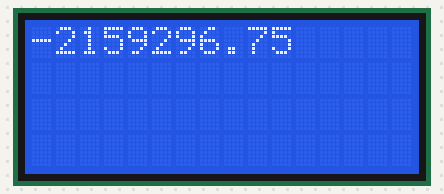
A program run on a simulated Arduino Uno, built with avr-gcc and run on an emulated ATmega328P. On the bench: 16×4 character LCD. What the program prints to the serial monitor is not drawn.

Above: at 0.22 s.

The program:

main.cpp
```cpp
#include <Arduino.h>
#include <Wire.h>
#include <LiquidCrystal.h>
#include <AltSoftSerial.h>


// #define   CONTRAST_PIN   9
#define   BACKLIGHT_PIN  7
#define RxD 8
#define TxD 9
// #define   CONTRAST       110
LiquidCrystal lcd(12, 11, 5, 4, 3, 2);
AltSoftSerial altSerial;
String s1;
String s2;

typedef union{
  float fp;
  byte binary[4];
} binaryFloat;

void getSensorsData(){
  s1 ="";
  s2 ="";
  char c= '!';
  bool seen = false;
  while(Serial.available() && c != '@')
  {
    if(c == ' '){
      seen = true;
    }
    c = Serial.read();
    if (c!='@' && c!=' '){
      if(seen)
        s2 += c;
      else
        s1 += c;
    }
  }
  s1 += '\0';
  s2 += '\0';
  Serial.println(s1);
  Serial.println(s2);
}

float getUTData(){
  binaryFloat bn;
  char c= '!';
  int i = 0;
  while(altSerial.available() && c != '#')
  {
    c = altSerial.read();
    bn.binary[i++] = c;
    Serial.println(bn.binary[i]);
  }
  Serial.println(bn.fp);
  return bn.fp;
}

void setup()
{
  pinMode(RxD, INPUT);
  pinMode(TxD, OUTPUT);
  Serial.begin ( 9600 );

  // Switch on the backlight and LCD contrast levels
  // pinMode(CONTRAST_PIN, OUTPUT);
  // analogWrite ( CONTRAST_PIN, CONTRAST );
  lcd.backlight();

  lcd.begin(16,4);               // initialize the lcd
  lcd.home ();                   // go home
  altSerial.begin(9600);
}

void loop()
{
  getSensorsData();
  float UTdata = getUTData();
  lcd.setCursor(0, 0);
  lcd.println(UTdata);
  lcd.setCursor(0, 1);
  lcd.println(s1);
  lcd.setCursor(0, 2);
  lcd.println(s2);
  delay(100);
  lcd.clear();
}
```
